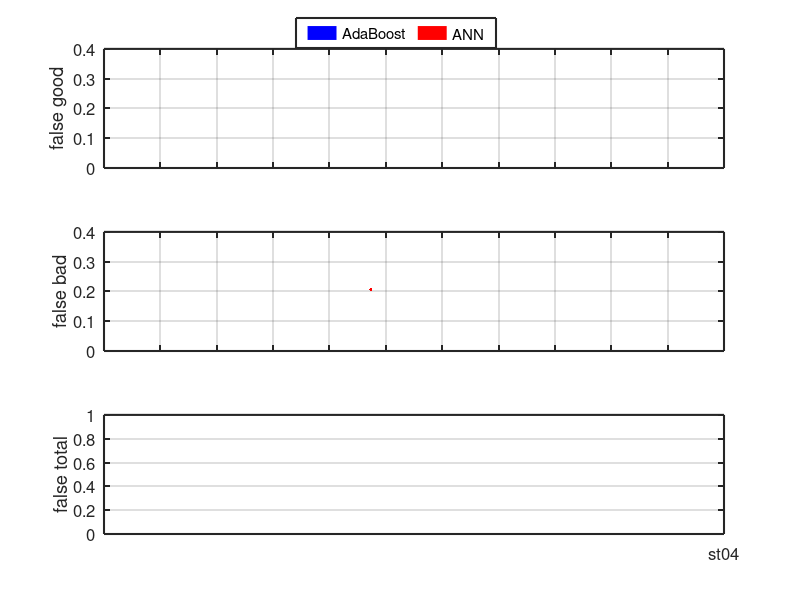

Write the MATLAB code that produced this figure.
%compare the labels created by the three evaluators with, also plotting the
%final tag, for illustrative purposes only.

function [] = adaboost_vs_ann()

% Create figure
% F = figure('position',[360 260 750 600]);
F = figure('position',[360 260 750 500]);
set(F,'defaultlinelinewidth',3);
set(F,'defaultaxeslinewidth',1.5);
set(F,'defaulttextfontsize',12);
set(F,'defaultaxesfontsize',12);

%%%%%%%%%%% false good %%%%%%%%%%
% FG = subplot(3,1,1,'position',[0.065 0.70 0.90 0.20]);
FG = subplot(3,1,1,'position',[0.075 0.65 0.90 0.25]);
hold on; grid on;

set(gca,'xtick',1:12);
set(FG,'xlim',[1 12]);
set(FG,'ylim',[0 0.4]);
ax_x = get(FG, 'xlim');
ax_y = get(FG, 'ylim');
box on;
set(gca,'XTickLabel',[]);
ylabel('false good');
%%%%%%%%%%%%%%%%%%%%%%%%%%%%%%

%%%%%%%%%%% false bad %%%%%%%%%%
% FB = subplot(3,1,2,'position',[0.065 0.4125 0.90 0.20]);
FB = subplot(3,1,2,'position',[0.075 0.36 0.90 0.25]);
hold on; grid on;

set(gca,'xtick',1:12);
set(FB,'xlim',ax_x);
set(FB,'ylim',ax_y);
set(gca,'XTickLabel',[]);
box on;
ylabel('false bad');

%%%%%%%%%%%%%%%%%%%%%%%%%%%%%%

%%%%%%%%%%% false total %%%%%%%%%%
FT = subplot(3,1,3,'position',[0.075 0.066 0.90 0.25]);
hold on; grid on;

set(gca,'xtick',1:12);
set(FT,'xlim',ax_x);
set(FT,'ylim',ax_y);
box on;

label = {'st04','st08','gd02','gd06','as02','as03',...
    'fr04','nm05','nm03','od01','od10','total'};
set(gca,'XTickLabel',label);
ylabel('false total');

large_markers

%%%%%%%%%%%%%%%%%%%%%%%%
end

function large_markers
ax1 = gca;
ax2 = axes;
hold;
plot(0,0,'b','linewidth',10,'parent',ax2);
plot(0,0,'r','linewidth',10,'parent',ax2);

hL = legend(ax2,'AdaBoost','ANN','location','eastOutside');
set(hL,'orientation', 'horizontal');
set(hL,'position', [0.37 0.92 0.25 0.05]);
set(ax2,'visible','off')
axis(ax1, 'tight');
end